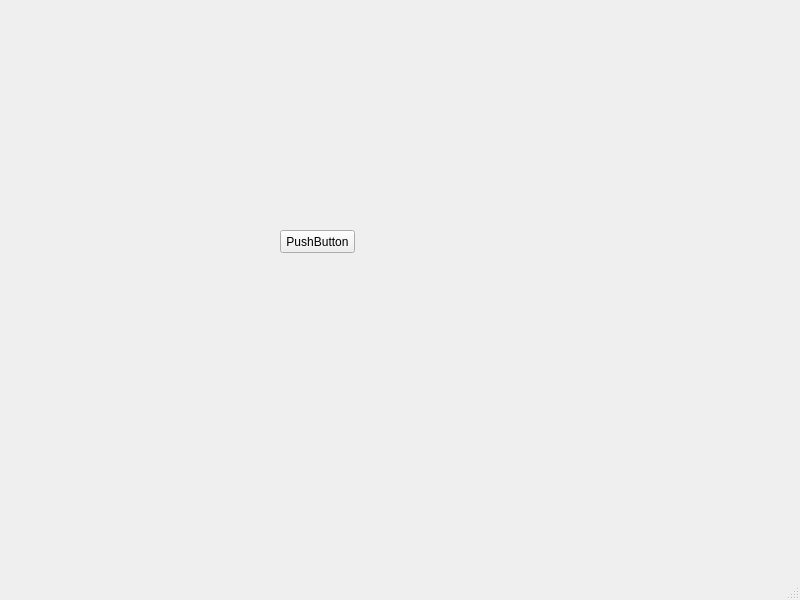
<?xml version="1.0" encoding="UTF-8"?>
<ui version="4.0">
 <class>MainWindow</class>
 <widget class="QMainWindow" name="MainWindow">
  <property name="geometry">
   <rect>
    <x>0</x>
    <y>0</y>
    <width>800</width>
    <height>600</height>
   </rect>
  </property>
  <property name="windowTitle">
   <string>MainWindow</string>
  </property>
  <widget class="QWidget" name="centralwidget">
   <widget class="QPushButton" name="pushButton">
    <property name="geometry">
     <rect>
      <x>280</x>
      <y>230</y>
      <width>75</width>
      <height>23</height>
     </rect>
    </property>
    <property name="text">
     <string>PushButton</string>
    </property>
   </widget>
  </widget>
  <widget class="QMenuBar" name="menubar">
   <property name="geometry">
    <rect>
     <x>0</x>
     <y>0</y>
     <width>800</width>
     <height>22</height>
    </rect>
   </property>
  </widget>
  <widget class="QStatusBar" name="statusbar"/>
 </widget>
 <resources/>
 <connections/>
</ui>
